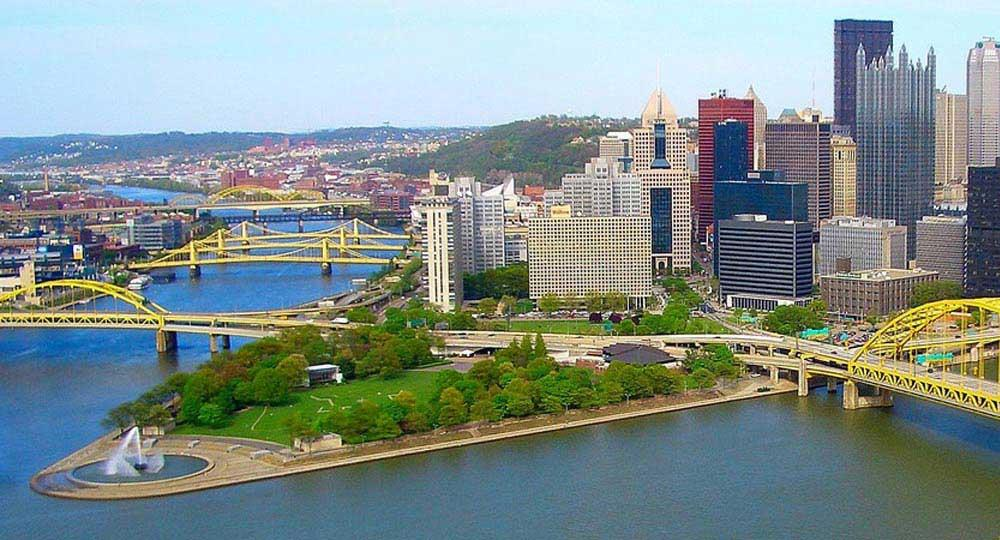
%> input picture Assignment-1/namank_CV_1/ec1.jpg, 1000 x 540 px
$ octave ec.m   (GNU Octave 9; MATLAB toolbox functions it lacks are replaced by stand-ins)
%> lines starting %> are read from the running program, lines starting %| are printed output that depends on the picture
### Assignment-1/namank_CV_1/computeH.m
function [H2to1] =computeH(p1, p2)
% Q4.1 - Finding the homography

% For the unique solution, we need only 4 points for a 2D case. More than 4
% points will give us the right soltion but it will not be unique.
%p1 = p1(:,1:4);
%p2 = p2(:,1:4);

% Adding a row of one to convert to homogenous coordinates
lent = length(p1);
a = ones(lent);
p1 = [p1;a(1,:)];
p2 = [p2;a(1,:)];

% Converting to a form A*h = 0
A = [];
for i=1:lent
    A = [A;p2(:,i)' [0,0,0] -p1(1,i)*p2(:,i)'; [0,0,0] p2(:,i)' -p1(2,i)*p2(:,i)'];
end
% Finding eigen vector corresponding to the minimum eigen value of(A'*A).
C = A'*A;
[D,~] = eig(C);
H2to1vect = D(:,1);

% Reshaping the vector to form a H matrix
H2to1 = vec2mat(H2to1vect,3);
end

### Assignment-1/namank_CV_1/warpH.m
function warp_im = warpH(im, H, out_size,fill_value)
% warpH projective image warping
%   warp_im=warpA(im, A, out_size)
%   Warps a size (w,h,channels) image im using the  (3,3) homography H
%   producing an (out_size(1),out_size(2)) output image warp_im
%
%   The pixels of warp_im are sampled at (x,y) coordinates
%   (1,1)-(out_size(2),out_size(1))
%
%   The coordinates of the pixels in the source image
%   are taken to be  $(1,1)-(size(im,2), size(im,1)) and
%   are transformed according to:
%   warped_coords := H*source_coords
%
%   warp_im=warpA(im, A, out_size,fill_value)
%   Uses fill_value (scalar) to paint empty regions.


if ~exist('fill_value', 'var') || isempty(fill_value)
    fill_value = 0;
end

tform = maketform( 'projective', H');
warp_im = imtransform( im, tform, 'bilinear', 'XData', [1 out_size(2)], 'YData', [1 out_size(1)], 'Size', out_size(1:2), 'FillValues', fill_value*ones(size(im,3),1));

### Assignment-1/namank_CV_1/computeH_norm.m
function [H2to1]=computeH_norm(p1, p2)
% Q4.2 - Normalize p1 and p2 before running computeH

% For the unique solution, we need only 4 points for a 2D case. More than 4
% points will give us the right soltion but it will not be unique.
%p1 = p1(:,1:4);
%p2 = p2(:,1:4);

lent = length(p1);
a = ones(lent);
p1 = [p1;a(1,:)];
p2 = [p2;a(1,:)];

% Initial values of Centroid
centx1 = sum(p1(1,:))/lent;
centy1 = sum(p1(2,:))/lent;
centx2 = sum(p2(1,:))/lent;
centy2 = sum(p2(2,:))/lent;

% Applying transformation to translate centroid of points
Hnorm1 = [ 1 0 -centx1; 0 1 -centy1; 0 0 1];
Hnorm2 = [ 1 0 -centx2; 0 1 -centy2; 0 0 1];
pnew1 = Hnorm1*p1;
pnew2 = Hnorm2*p2;

% Making average distance from origin equal to sqrt(2)
avg1 = sum(sqrt(pnew1(1,:).^2 + pnew1(2,:).^2))/lent;
xx1 = sqrt(2)/avg1;
Hnorm1(1,:) = Hnorm1(1,:).*xx1;
Hnorm1(2,:) = Hnorm1(2,:).*xx1;
pnew11 = Hnorm1*p1;  %Normalized points corresponding to p1

avg2 = sum(sqrt(pnew2(1,:).^2 + pnew2(2,:).^2))/lent;
xx2 = sqrt(2)/avg2;
Hnorm2(1,:) = Hnorm2(1,:).*xx2;
Hnorm2(2,:) = Hnorm2(2,:).*xx2;
pnew22 = Hnorm2*p2; %Normalized points corresponding to p2

%Calling computeH with normalized values of p1 and p2
point1 = pnew11(1:2,:);
point2 = pnew22(1:2,:);
H2to1norm = computeH(point1,point2);
H2to1 = Hnorm1\(H2to1norm*Hnorm2); % For images we cant use normalized H so we have to convert it back to un-normalized H (inverse normalization).
end

### Assignment-1/namank_CV_1/ec.m
clear
clc
% Q7 Extra Credit

% Load images and points
load ecpts.mat
img1 = imread('ec1.jpg');
%> img1 is the input picture: size 540x1000x3 uint8; mean R, G, B 129.3, 143.3, 140.6
img2 = imread('ec2.jpg');
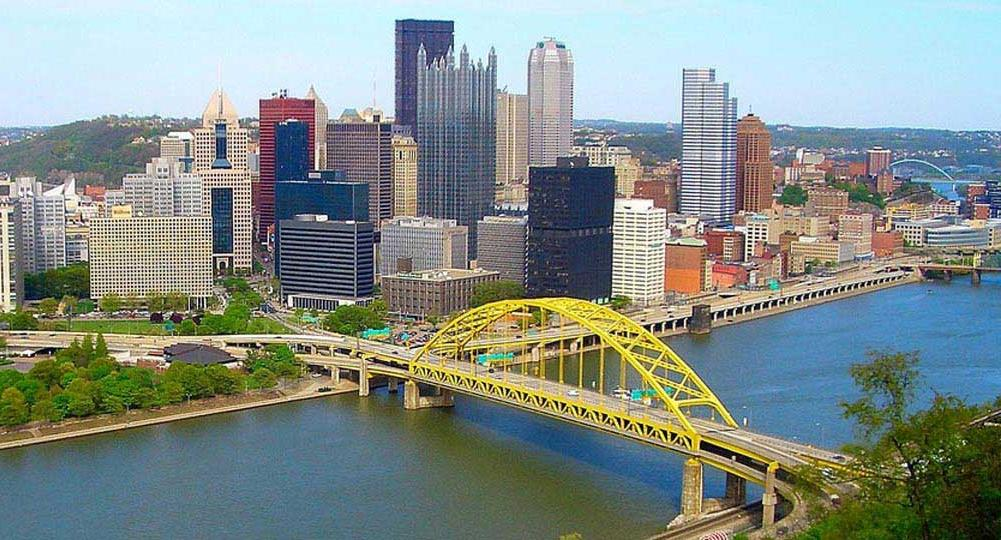
%> input picture Assignment-1/namank_CV_1/ec2.jpg, 1001 x 540 px
%> img2 is the input picture: size 540x1001x3 uint8; mean R, G, B 131.2, 142.5, 137.3

p1 = ecpts(1:2,:);
p2 = ecpts(3:4,:);
[H2to1] = computeH_norm(p1,p2);

% Warping Image 2
warp_im1 = warpH(img2,H2to1,[size(img1,1),1440]);
%> in warpH, `warp_im = imtransform( im, tform, 'bilinear', 'XData', [1 out_size(2)]..`:
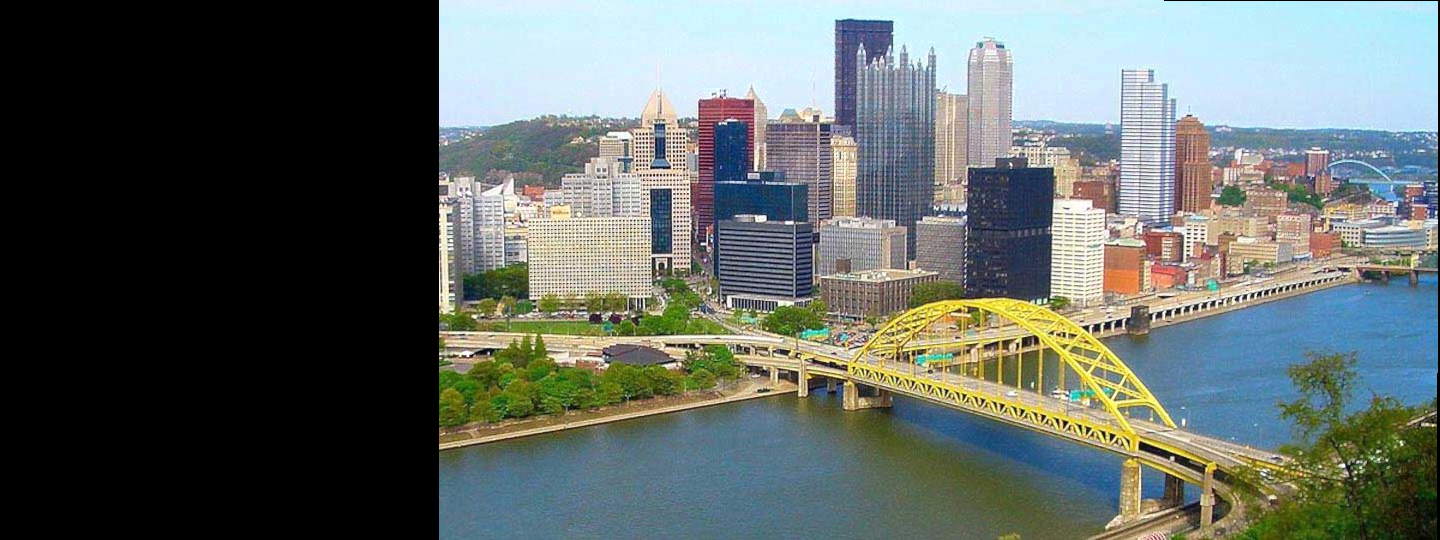
%> warp_im: size 540x1440x3 uint8; mean R, G, B 96.5, 104.3, 100.6

% Making Panorma
[l,m,~] = size(img1);
%> l = 540; m = 1000
warp_im1(1:l,1:m,:) = img1(:,:,:);
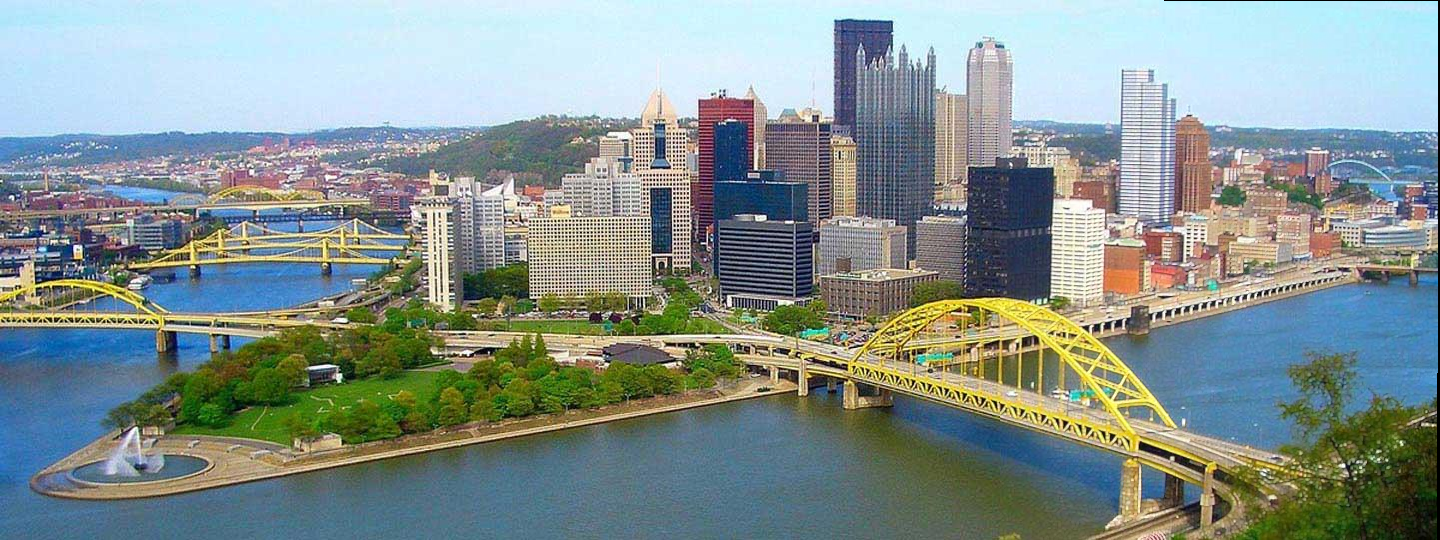
%> warp_im1: size 540x1440x3 uint8; mean R, G, B 132.7, 146.7, 143.9
im_pan = warp_im1(:,1:1440,:);
imwrite(im_pan,'ec_pan.jpg');
imtool(im_pan);
